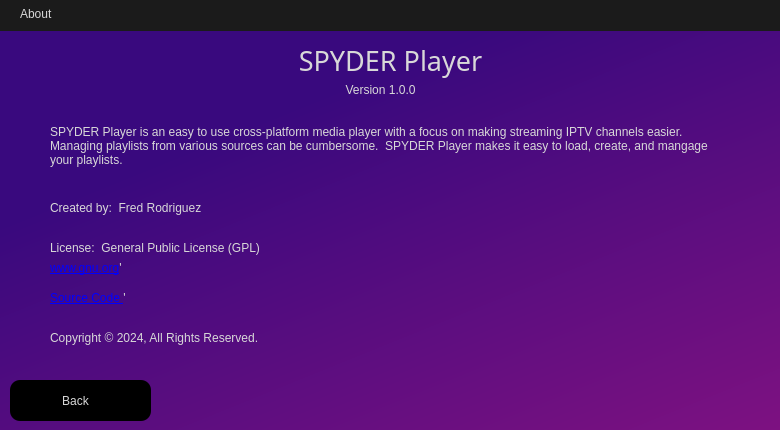
<?xml version="1.0" encoding="UTF-8"?>
<ui version="4.0">
 <class>About</class>
 <widget class="QWidget" name="About">
  <property name="geometry">
   <rect>
    <x>0</x>
    <y>0</y>
    <width>780</width>
    <height>430</height>
   </rect>
  </property>
  <property name="windowTitle">
   <string>Form</string>
  </property>
  <property name="styleSheet">
   <string notr="true">/*background-color: rgb(42, 42, 42);*/

QLabel
{
	color: rgb(216, 216, 216);
     background-color: transparent;
}

QPushButton 
{	
	color: rgb(216, 216, 216);
	background-color: rgb(0, 0, 0);
	border-radius: 10px;
}

QPushButton:hover 
{
	background-color: rgb(35, 11, 63);
}

QPushButton:disabled
{
	color: rgb(73, 73, 73);
}

QPushButton:pressed 
{
	background-color: rgb(82, 26, 149);
}

QTableWidget
{
	background-color: rgb(0, 0, 0);
}

QTableWidget::item::selected
{
	background-color: rgb(0, 58, 201);
}

QHeaderView::section
{
	background-color: rgb(20, 6, 36);
}

QHeaderView
{
	background-color: rgb(30, 30, 30);
}

QLineEdit
{
	color: rgb(216, 216, 216);
	background-color: rgb(0, 0, 0);
	padding-left:10px;
}

QTextEdit
{
	color: rgb(216, 216, 216);
	background-color: rgb(0, 0, 0);
	padding-left:25px;
}

QComboBox
{
	color: rgb(216, 216, 216);
	background-color: rgb(0, 0, 0);
}

QComboBox QAbstractItemView {
 	border: 1px solid grey;
 	/*background: black;*/
	selection-color: rgb(216, 216, 216);
  	background-color: rgb(30, 30, 30);
}
</string>
  </property>
  <widget class="QWidget" name="Titlebar_widget" native="true">
   <property name="geometry">
    <rect>
     <x>0</x>
     <y>0</y>
     <width>781</width>
     <height>31</height>
    </rect>
   </property>
   <property name="styleSheet">
    <string notr="true">background-color: rgb(27, 27, 27);</string>
   </property>
   <widget class="QLabel" name="Titlebar_label">
    <property name="geometry">
     <rect>
      <x>20</x>
      <y>0</y>
      <width>251</width>
      <height>21</height>
     </rect>
    </property>
    <property name="text">
     <string>About</string>
    </property>
    <property name="alignment">
     <set>Qt::AlignmentFlag::AlignBottom|Qt::AlignmentFlag::AlignLeading|Qt::AlignmentFlag::AlignLeft</set>
    </property>
   </widget>
  </widget>
  <widget class="QPushButton" name="Back_button">
   <property name="geometry">
    <rect>
     <x>10</x>
     <y>380</y>
     <width>141</width>
     <height>41</height>
    </rect>
   </property>
   <property name="text">
    <string>  Back     </string>
   </property>
   <property name="icon">
    <iconset resource="resources.qrc">
     <normaloff>:/icons/icons/white-left-arrow.png</normaloff>
     <disabledoff>:/icons/icons/white-left-arrow-disabled.png</disabledoff>:/icons/icons/white-left-arrow.png</iconset>
   </property>
   <property name="iconSize">
    <size>
     <width>15</width>
     <height>15</height>
    </size>
   </property>
  </widget>
  <widget class="QLabel" name="License_label">
   <property name="geometry">
    <rect>
     <x>50</x>
     <y>240</y>
     <width>251</width>
     <height>16</height>
    </rect>
   </property>
   <property name="text">
    <string>License:  General Public License (GPL)</string>
   </property>
   <property name="alignment">
    <set>Qt::AlignmentFlag::AlignLeading|Qt::AlignmentFlag::AlignLeft|Qt::AlignmentFlag::AlignVCenter</set>
   </property>
  </widget>
  <widget class="QWidget" name="background_widget" native="true">
   <property name="geometry">
    <rect>
     <x>0</x>
     <y>30</y>
     <width>801</width>
     <height>421</height>
    </rect>
   </property>
   <property name="styleSheet">
    <string notr="true">background-color: qlineargradient(spread:pad, x1:0.369, y1:0.182, x2:1, y2:1, stop:0 rgba(57, 9, 126, 255), stop:1 rgba(129, 18, 129, 255));</string>
   </property>
  </widget>
  <widget class="QLabel" name="Title_label">
   <property name="geometry">
    <rect>
     <x>150</x>
     <y>40</y>
     <width>481</width>
     <height>41</height>
    </rect>
   </property>
   <property name="font">
    <font>
     <family>Arial Black</family>
     <pointsize>20</pointsize>
    </font>
   </property>
   <property name="text">
    <string>SPYDER Player</string>
   </property>
   <property name="alignment">
    <set>Qt::AlignmentFlag::AlignCenter</set>
   </property>
  </widget>
  <widget class="QLabel" name="Version_label">
   <property name="geometry">
    <rect>
     <x>140</x>
     <y>80</y>
     <width>481</width>
     <height>20</height>
    </rect>
   </property>
   <property name="text">
    <string>Version 1.0.0</string>
   </property>
   <property name="alignment">
    <set>Qt::AlignmentFlag::AlignCenter</set>
   </property>
  </widget>
  <widget class="QLabel" name="Name_label">
   <property name="geometry">
    <rect>
     <x>50</x>
     <y>200</y>
     <width>561</width>
     <height>16</height>
    </rect>
   </property>
   <property name="text">
    <string>Created by:  Fred Rodriguez</string>
   </property>
   <property name="alignment">
    <set>Qt::AlignmentFlag::AlignLeading|Qt::AlignmentFlag::AlignLeft|Qt::AlignmentFlag::AlignVCenter</set>
   </property>
  </widget>
  <widget class="QLabel" name="SourceCode_label">
   <property name="geometry">
    <rect>
     <x>50</x>
     <y>290</y>
     <width>311</width>
     <height>16</height>
    </rect>
   </property>
   <property name="text">
    <string>&lt;a href=&quot;https://github.com/ifreddyrod/SPYDER-Player&quot;&gt;Source Code &lt;/a&gt;'</string>
   </property>
   <property name="alignment">
    <set>Qt::AlignmentFlag::AlignLeading|Qt::AlignmentFlag::AlignLeft|Qt::AlignmentFlag::AlignVCenter</set>
   </property>
   <property name="openExternalLinks">
    <bool>true</bool>
   </property>
  </widget>
  <widget class="QLabel" name="Name_label_2">
   <property name="geometry">
    <rect>
     <x>50</x>
     <y>110</y>
     <width>681</width>
     <height>71</height>
    </rect>
   </property>
   <property name="text">
    <string>SPYDER Player is an easy to use cross-platform media player with a focus on making streaming IPTV channels easier.  Managing playlists from various sources can be cumbersome.  SPYDER Player makes it easy to load, create, and mangage your playlists.</string>
   </property>
   <property name="alignment">
    <set>Qt::AlignmentFlag::AlignLeading|Qt::AlignmentFlag::AlignLeft|Qt::AlignmentFlag::AlignVCenter</set>
   </property>
   <property name="wordWrap">
    <bool>true</bool>
   </property>
  </widget>
  <widget class="QLabel" name="LicenseLink_label">
   <property name="geometry">
    <rect>
     <x>50</x>
     <y>260</y>
     <width>311</width>
     <height>16</height>
    </rect>
   </property>
   <property name="text">
    <string>&lt;a href=&quot;https://www.gnu.org/licenses/gpl-3.0.txt&quot;&gt;www.gnu.org&lt;/a&gt;'</string>
   </property>
   <property name="alignment">
    <set>Qt::AlignmentFlag::AlignLeading|Qt::AlignmentFlag::AlignLeft|Qt::AlignmentFlag::AlignVCenter</set>
   </property>
   <property name="openExternalLinks">
    <bool>true</bool>
   </property>
  </widget>
  <widget class="QLabel" name="Copyright_label">
   <property name="geometry">
    <rect>
     <x>50</x>
     <y>330</y>
     <width>561</width>
     <height>16</height>
    </rect>
   </property>
   <property name="text">
    <string>Copyright © 2024, All Rights Reserved.</string>
   </property>
   <property name="alignment">
    <set>Qt::AlignmentFlag::AlignLeading|Qt::AlignmentFlag::AlignLeft|Qt::AlignmentFlag::AlignVCenter</set>
   </property>
  </widget>
  <widget class="QLabel" name="Background_image">
   <property name="geometry">
    <rect>
     <x>360</x>
     <y>20</y>
     <width>512</width>
     <height>512</height>
    </rect>
   </property>
   <property name="maximumSize">
    <size>
     <width>2000</width>
     <height>2000</height>
    </size>
   </property>
   <property name="styleSheet">
    <string notr="true"/>
   </property>
   <property name="text">
    <string/>
   </property>
   <property name="pixmap">
    <pixmap resource="resources.qrc">:/icons/icons/spider-black.png</pixmap>
   </property>
   <property name="scaledContents">
    <bool>true</bool>
   </property>
  </widget>
  <zorder>background_widget</zorder>
  <zorder>Titlebar_widget</zorder>
  <zorder>Back_button</zorder>
  <zorder>License_label</zorder>
  <zorder>Name_label</zorder>
  <zorder>SourceCode_label</zorder>
  <zorder>LicenseLink_label</zorder>
  <zorder>Copyright_label</zorder>
  <zorder>Background_image</zorder>
  <zorder>Name_label_2</zorder>
  <zorder>Title_label</zorder>
  <zorder>Version_label</zorder>
 </widget>
 <resources>
  <include location="resources.qrc"/>
 </resources>
 <connections/>
</ui>
